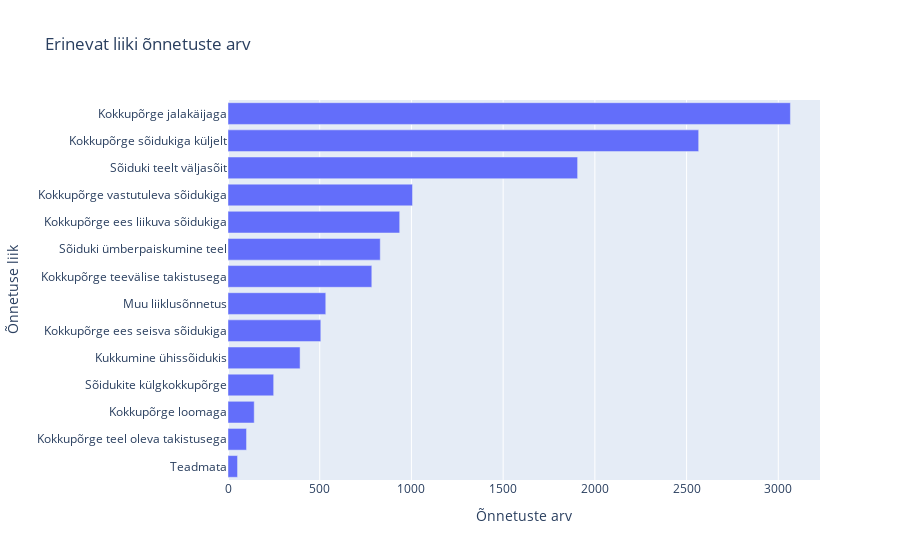

Here is the notebook cell this chart was saved with:
### Code cell
# õnnetuste liigid

@pn.depends( pn.widgets.DateRangeSlider.param.value_throttled)
def onnetused_joonis(slider_value):
    df_kaart=df.loc[pd.to_datetime(slider_value[0]):pd.to_datetime(slider_value[1])]
    
    # Counting the number of accidents for each time component
    õnnetusi = df_kaart['Liiklusõnnetuse liik [3]'].value_counts().sort_index().sort_values()


    # Creating bar plots using Plotly
    fig = px.bar(y=õnnetusi.index, x=õnnetusi.values, labels={'y': 'Õnnetuse liik','x': 'Õnnetuste arv'}, title='Erinevat liiki õnnetuste arv')
    
    return fig

onnetused_joonis(slider.value)

### Figure 1 — Plotly figure (JSON) as saved in the notebook; plotly's stock layout.template omitted (floating-point values rounded to 4 significant figures)
{"data": [{"alignmentgroup": "True", "hovertemplate": "Õnnetuste arv=%{x}<br>Õnnetuse liik=%{y}<extra></extra>", "legendgroup": "", "marker": {"color": "#636efa", "pattern": {"shape": ""}}, "name": "", "offsetgroup": "", "orientation": "h", "showlegend": false, "textposition": "auto", "type": "bar", "x": [52, 101, 143, 249, 393, 506, 533, 784, 830, 936, 1006, 1906, 2566, 3066], "xaxis": "x", "y": ["Teadmata", "Kokkupõrge teel oleva takistusega", "Kokkupõrge loomaga", "Sõidukite külgkokkupõrge", "Kukkumine ühissõidukis", "Kokkupõrge ees seisva sõidukiga", "Muu liiklusõnnetus", "Kokkupõrge teevälise takistusega", "Sõiduki ümberpaiskumine teel", "Kokkupõrge ees liikuva sõidukiga", "Kokkupõrge vastutuleva sõidukiga", "Sõiduki teelt väljasõit", "Kokkupõrge sõidukiga küljelt", "Kokkupõrge jalakäijaga"], "yaxis": "y"}], "layout": {"barmode": "relative", "legend": {"tracegroupgap": 0}, "title": {"text": "Erinevat liiki õnnetuste arv"}, "xaxis": {"anchor": "y", "domain": [0, 1], "title": {"text": "Õnnetuste arv"}}, "yaxis": {"anchor": "x", "domain": [0, 1], "title": {"text": "Õnnetuse liik"}}}}
